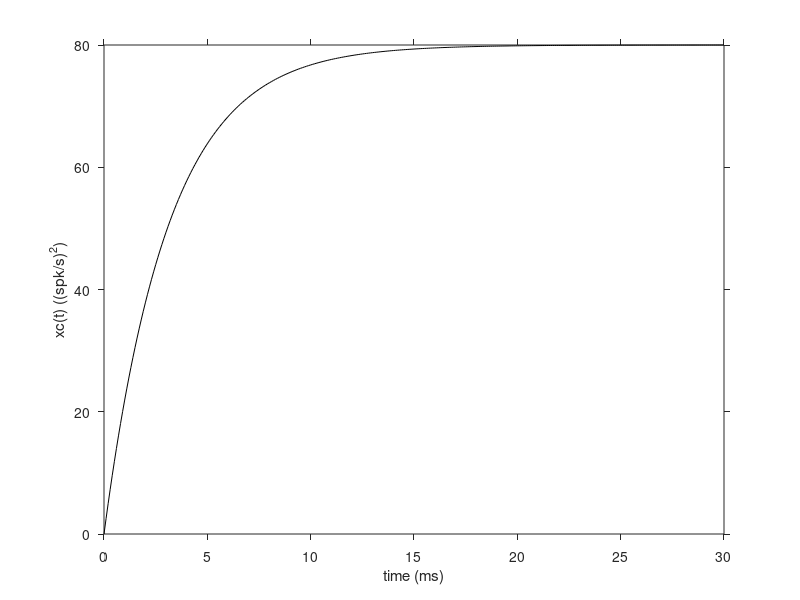
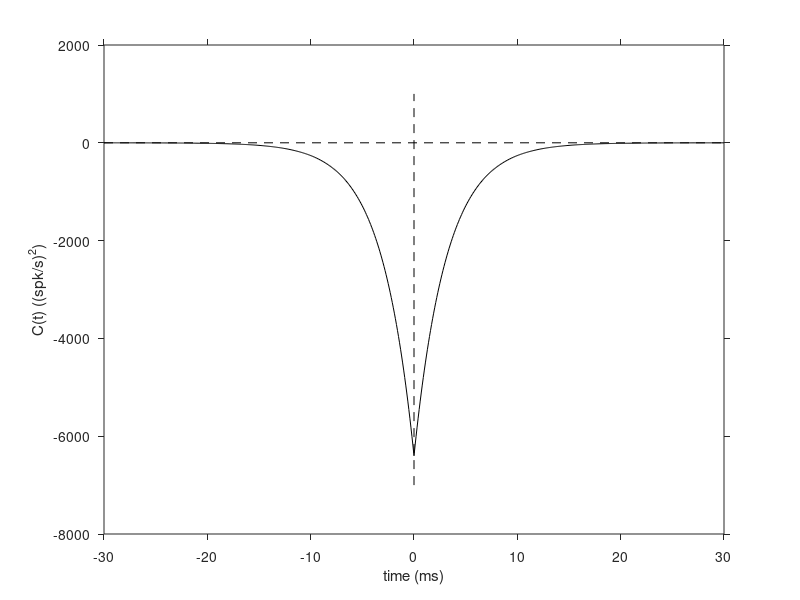
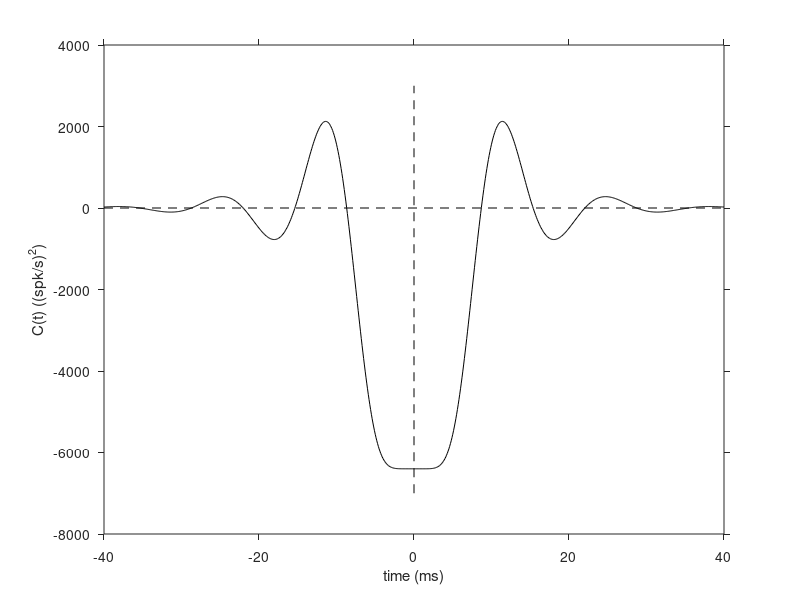

Recreate these plots in MATLAB, in order.
%
%  Gabbiani & Cox, Mathematics for Neuroscientists
%

%plot the autocorrelation and chi_c function of a gamma order
%two and 10 process.

clear all; close all;

%paramters of gamma process
rho = 160; %in spk/s
n_g = 2;

%mean rate in spk/s
chi = rho/n_g; 

tv_ms = [0:0.1:30];
tv_s = tv_ms*1e-3;
 
%compute chi_c
k_v = 1;
n_k = length(k_v);
zk = exp(2*pi*i*k_v/n_g);
t_mat = repmat(tv_s,n_k,1);
t_mat2 = zeros(size(t_mat));
for j = 1:n_k
    t_mat2(j,:) = rho*(zk(j)-1)*t_mat(j,:);
end;
rhoc = chi*(1+ zk*exp(t_mat2));

%get rid of potential imaginary part due 
%to numerical errors
rhoc_r = real(rhoc);
figure(1);
plot(tv_ms,rhoc_r,'k');
set(gca,'TickDir','out');
xlabel('time (ms)');
ylabel('xc(t) ((spk/s)^2)');

%uncomment to print figure
%print(1,'-depsc2','gamma_corr_p1.eps');

%autocorrelation
tv_ms2 = [-tv_ms(end:-1:2) tv_ms];
rhoc_s = [rhoc_r(end:-1:2) rhoc_r];
c_g = chi*(rhoc_s-chi);


figure(2); 
plot(tv_ms2,c_g,'k');
hold on;
plot([-30 30],[0 0],'k--');
plot([0 0],[-7000 1000],'k--');
set(gca,'TickDir','out');
xlabel('time (ms)');
ylabel('C(t) ((spk/s)^2)');

%uncomment to print figure
%print(2,'-depsc2','gamma_corr_p2.eps');

%set(gca,'YLim',[-4000 4000]);

%clear all;
rho = 800; %in spk/s
n_g = 10;

%mean rate in spk/sec
chi = rho/n_g;

tv_ms = [0:0.1:40];
tv_s = tv_ms*1e-3;
k_v = [1:1:9];
n_k = length(k_v);
zk = exp(2*pi*i*k_v/n_g);
t_mat = repmat(tv_s,n_k,1);
t_mat2 = zeros(size(t_mat));
for j = 1:n_k
    t_mat2(j,:) = rho*(zk(j)-1)*t_mat(j,:);
end;
rhoc = chi*(1+ zk*exp(t_mat2));
rhoc_r = real(rhoc);

tv_ms2 = [-tv_ms(end:-1:2) tv_ms];
rhoc_s = [rhoc_r(end:-1:2) rhoc_r];
c_g = chi*(rhoc_s-chi);
figure(3);
plot(tv_ms2,c_g,'k');
hold on;
plot([-40 40],[0 0],'k--');
plot([0 0],[-7000 3000],'k--');
set(gca,'TickDir','out');
xlabel('time (ms)');
ylabel('C(t) ((spk/s)^2)');

%uncomment to print figure
%print(3,'-depsc2','gamma_corr_p3.eps');
